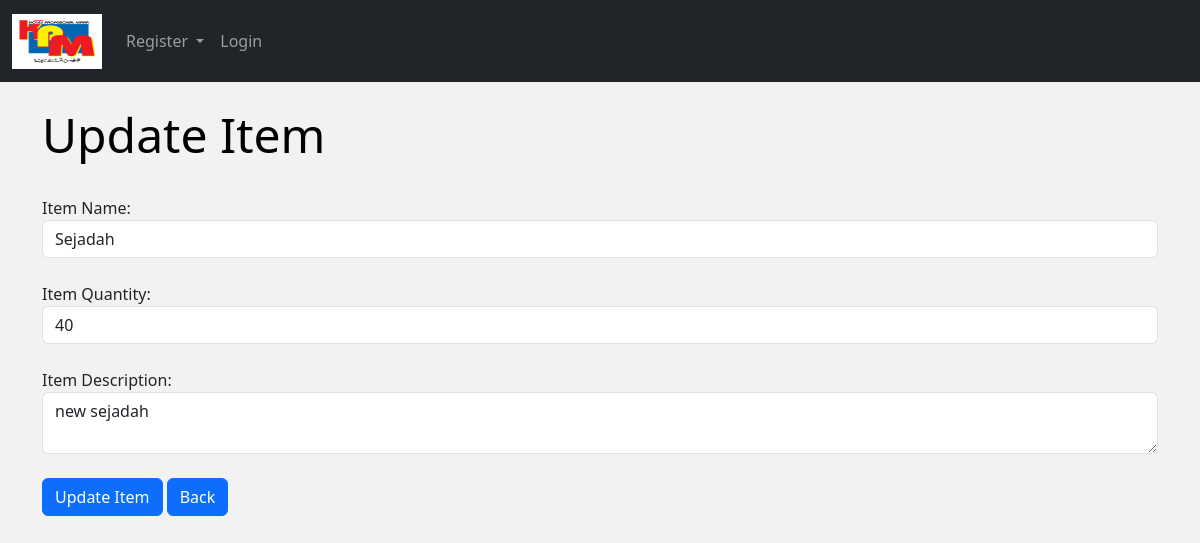
Page /updateorder/01 on the committed database.
### Annur/models.py (models this page shows, shortened)
class Item(models.Model):
    Itemid = models.CharField(max_length = 6, primary_key = True)
    Itemname = models.TextField(max_length = 100)
    Itemquantity = models.IntegerField()
    Itemdescription = models.TextField(max_length = 100)

### Annur/views.py (the view)
# urls.py: path("updateorder/<str:Itemid>",views.update_item,name="update_item"),
def update_item(request,Itemid):
    data = Item.objects.get(Itemid = Itemid)
    dict = {
        'data':data
    }
    return render(request,"updateorder.html",dict)

### Annur/templates/updateorder.html (shortened to what this page needs)
{% extends 'base.html' %}
{% load static %}
{% block content %}
  <h1 style="color: black;">Update Item</h1>
  <form method="post" action="update_data/{{ data.Itemid }}">
    <div class="form-group">
      <br/>
      <label for="Itemname">Item Name:</label>
      <input type="text" class="form-control" id="Itemname" name="Itemname" value="{{ data.Itemname }}">
    </div>
    <br/>
    <div class="form-group">
      <label for="Itemquantity">Item Quantity:</label>
      <input type="text" class="form-control" id="Itemquantity" name="Itemquantity" value="{{ data.Itemquantity }}">
    </div>
    <br/>
    <div class="form-group">
      <label for="Itemdescription">Item Description:</label>
      <textarea class="form-control" id="Itemdescription" name="Itemdescription">{{ data.Itemdescription }}</textarea>
    </div>
    <br/>
    <button type="submit" class="btn btn-primary">Update Item</button>
    <a href="javascript:history.back()" class="btn btn-primary">Back</a>
  </form>
{% endblock %}

### Annur/static/style.css (style rules this page uses)
body { background-image: url('images/Coop1.jpg'); background-size: cover; background-position: center; }
h1 { font-size: 3em; margin-top: 0; }

### Annur/templates/base.html (style rules this page uses)
body { background-color: #F2F2F2; }

### rows in the picture
Item: Itemname "Sejadah", Itemquantity "40", Itemdescription "new sejadah"
